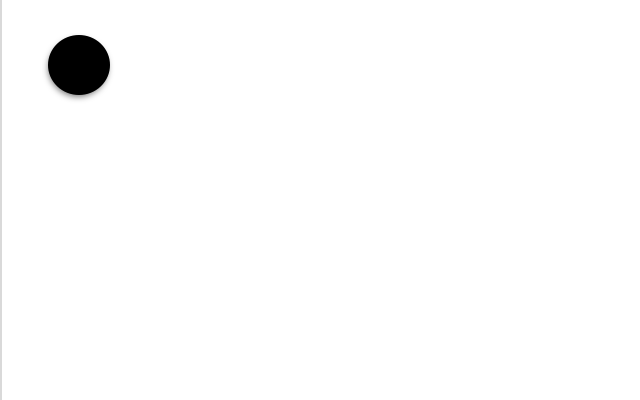
%> input picture V2/f1.jpg, 640 x 400 px
$ octave dbgmain.m   (GNU Octave 9; MATLAB toolbox functions it lacks are replaced by stand-ins)
%> lines starting %> are read from the running program, lines starting %| are printed output that depends on the picture
### V2/ImagePlot.m
function [] = ImagePlot( image, seg_num, x_vector, y_vector )
%IMAGEPLOT Summary of this function goes here
%   Detailed explanation goes here
% image is the picture that you want to show
% seg_num is the block size of the image, here due to the
% image size is 360*600 we can use seg_num = 20, 30, 40, 60, etc.
% x_vector and y_vector are the x and y of the motion vector

rgb = image;
a = x_vector;
b = y_vector;
% subplot(1,2,1);
imshow(rgb)

hold on;

M = size(rgb,1);
N = size(rgb,2);

for k = 1:seg_num:M
    x = [1 N];
    y = [k k];
    plot(x,y,'Color','w','LineStyle','-');
    plot(x,y,'Color','k','LineStyle',':');
end

for k = 1:seg_num:N
    x = [k k];
    y = [1 M];
    plot(x,y,'Color','w','LineStyle','-');
    plot(x,y,'Color','k','LineStyle',':');
end

hold on;


[X, Y] = meshgrid(seg_num/2:seg_num:(M),seg_num/2:seg_num:(N));
X = X';
Y = Y';
a = a;
b = b;

quiver(Y,X,b,a,'r');

% colormap hsv;
hold off;


end

### V2/dbgmain.m
    clc;
clear all;
close all;

%%%%%%% picture process%%%%%%%%%%%
p1 = imread('f1.jpg');
%> p1 is the input picture: size 400x640x3 uint8; min 0, max 255, mean 251.9
p1 = rgb2gray(p1);
%> p1: size 400x640 uint8

p2 = imread('f2.jpg');
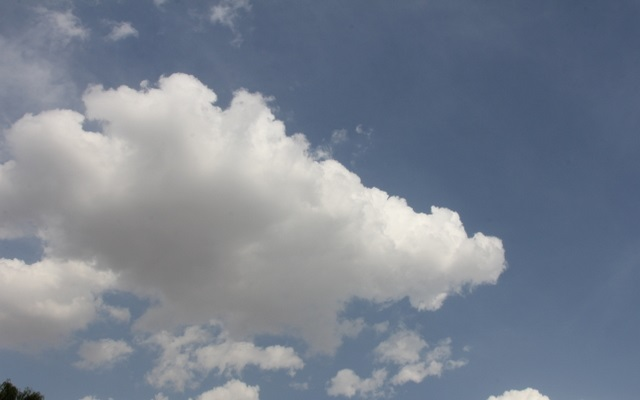
%> input picture V2/f2.jpg, 640 x 400 px
%> p2 is the input picture: size 400x640x3 uint8; mean R, G, B 122.8, 131.5, 145
p2 = rgb2gray(p2);
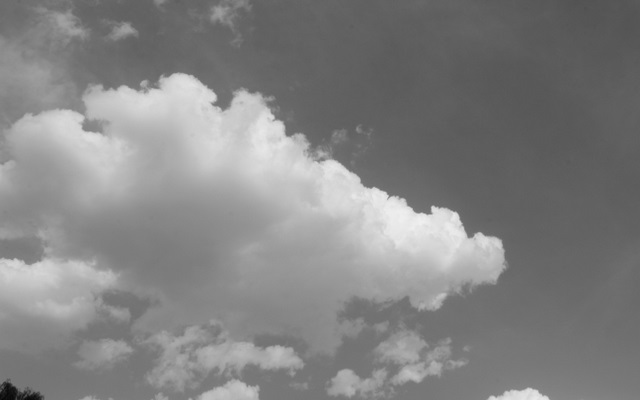
%> p2: size 400x640 uint8; min 4, max 240, mean 130.4
%
% p3 = imread('f3.jpg');
% p3 = rgb2gray(p3);
%

figure(1)
v1 = zeros(10,16);
v2 = zeros(10,16);
ImagePlot(p1,40,v1,v2);
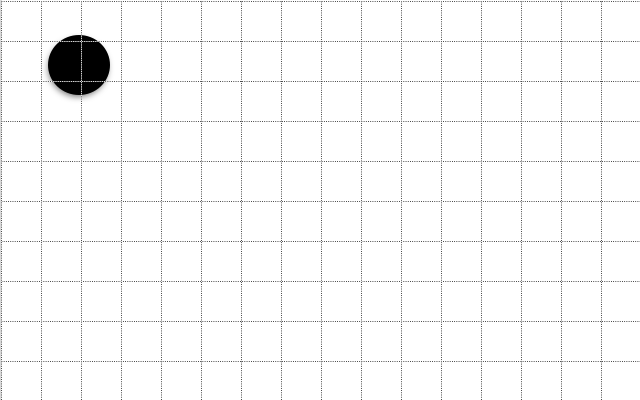
%> figure redrawn from the program's plot data

figure(2)
v1 = zeros(10,16);
v2 = zeros(10,16);
ImagePlot(p2,40,v1,v2);
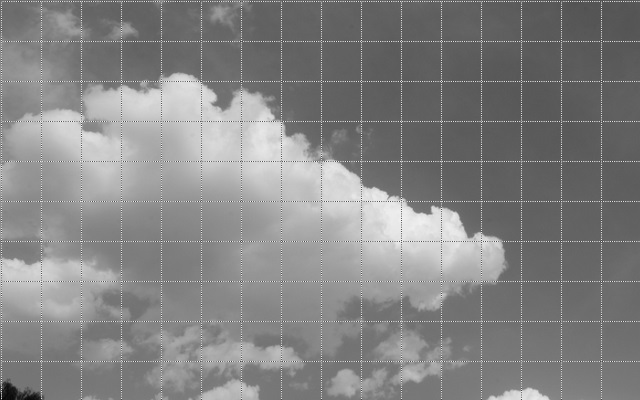
%> figure redrawn from the program's plot data


seg_num = 40;
blur_index = 6;
blur_flag = false;

pixel(:,:,1) = p1;
pixel(:,:,2) = p2;
energy = [];

[height, width] = size(pixel(:,:,1));
%> height = 400; width = 640
num = seg_num;
rows = height/num; %240 and 320 should be changed
%> rows = 10
cols = width/num;
%> cols = 16
blk_num = rows*cols;
%> blk_num = 160
nframes = 2; %we only have two frames here
